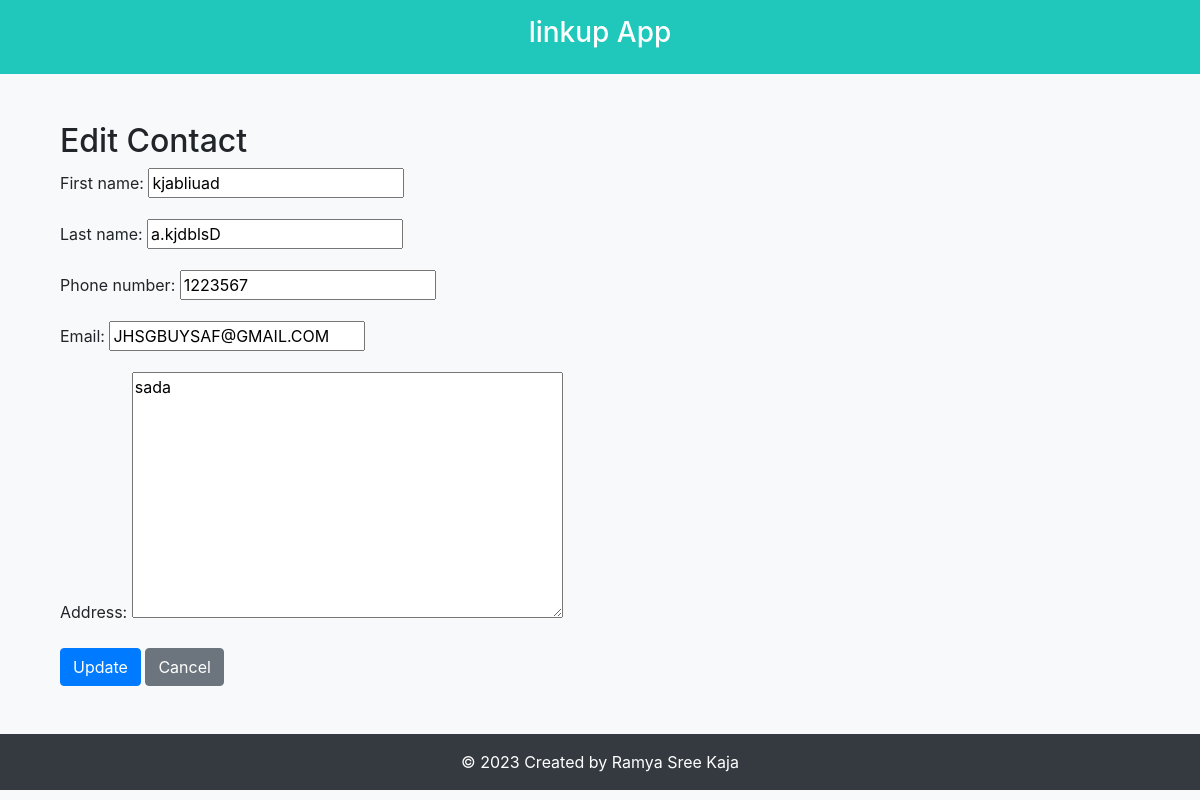
Page /linkup/edit_contact/12/ on the committed database.
### linkup/models.py (models this page shows, shortened)
class Contact(models.Model):
    first_name = models.CharField(max_length=100)
    last_name = models.CharField(max_length=100)
    phone_number = models.CharField(max_length=15)
    email = models.EmailField()
    address = models.TextField(null=True, blank=True)

### linkup/views.py (the view)
# urls.py: path('edit_contact/<int:id>/', views.linkup_update, name='linkup_update'),
def linkup_update(request, id):
    contact = get_object_or_404(Contact, id=id)
    if request.method == "POST":
        form = ContactForm(request.POST, instance=contact)
        if form.is_valid():
            form.save()
            return redirect('linkup_list')
    else:
        form = ContactForm(instance=contact)
    return render(request, 'linkup/linkup_update.html', {'form': form, 'contact': contact})

### linkup/forms.py
class ContactForm(forms.ModelForm):
    class Meta:
        model = Contact
        fields = ['first_name', 'last_name', 'phone_number', 'email', 'address']

### linkup/templates/linkup/linkup_update.html (shortened to what this page needs)
{% extends 'linkup/base.html' %}
{% block content %}
<div class="container">
    <h2>Edit Contact</h2>
    <form method="post">
        {{ form.as_p }}
        <button type="submit" class="btn btn-primary">Update</button>
        <a href="{% url 'linkup_list' %}" class="btn btn-secondary">Cancel</a>
    </form>
</div>
{% endblock %}

### linkup/templates/linkup/base.html (style rules this page uses)
body { background-color: #f8f9fa; }

### rows in the picture
Contact: first_name "kjabliuad", last_name "a.kjdblsD", phone_number "1223567", email "JHSGBUYSAF@GMAIL.COM", address "sada"
